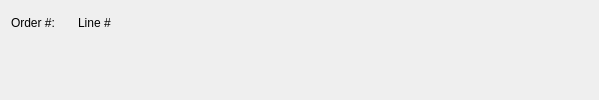
       <widget class="QWidget" name="_demandTab">
        <attribute name="title">
         <string>Demand</string>
        </attribute>
        <layout class="QGridLayout" name="gridLayout_12">
         <item row="0" column="0">
          <layout class="QVBoxLayout" name="verticalLayout_4">
           <item>
            <layout class="QHBoxLayout" name="horizontalLayout_8">
             <property name="topMargin">
              <number>5</number>
             </property>
             <item>
              <widget class="QLabel" name="_soLit">
               <property name="text">
                <string>Order #: </string>
               </property>
              </widget>
             </item>
             <item>
              <widget class="QLabel" name="_so">
               <property name="text">
                <string/>
               </property>
              </widget>
             </item>
             <item>
              <widget class="QLabel" name="_soLineLit">
               <property name="text">
                <string>Line #</string>
               </property>
              </widget>
             </item>
             <item>
              <widget class="QLabel" name="_soLine">
               <property name="enabled">
                <bool>true</bool>
               </property>
               <property name="text">
                <string/>
               </property>
              </widget>
             </item>
            </layout>
           </item>
           <item>
            <spacer name="verticalSpacer_5">
             <property name="orientation">
              <enum>Qt::Vertical</enum>
             </property>
             <property name="sizeHint" stdset="0">
              <size>
               <width>20</width>
               <height>40</height>
              </size>
             </property>
            </spacer>
           </item>
          </layout>
         </item>
         <item row="0" column="1">
          <spacer name="horizontalSpacer_9">
           <property name="orientation">
            <enum>Qt::Horizontal</enum>
           </property>
           <property name="sizeType">
            <enum>QSizePolicy::Expanding</enum>
           </property>
           <property name="sizeHint" stdset="0">
            <size>
             <width>464</width>
             <height>20</height>
            </size>
           </property>
          </spacer>
         </item>
        </layout>
       </widget>
